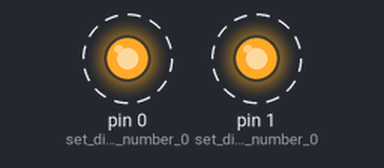
Simulated run of this sketch. Board: Arduino Uno, built with avr-gcc and run on an emulated ATmega328P. Shown: output pins drawn as LEDs (lit = HIGH). Dashed ring = blinking.

Above: at 0.02 s.
Timing chart, 0 to 3.0 s (numbered marks = the images above):
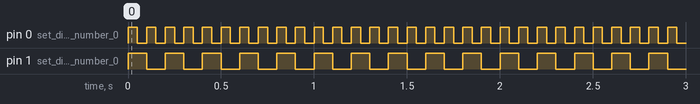

Measured:
- by itself, pin 0 (set_digital_pin_number_0): alternates HIGH for 0.05 s and LOW for 0.05 s
- by itself, pin 1 (set_digital_pin_number_0): alternates HIGH for 0.10 s and LOW for 0.10 s

The sketch:

Blinking_Different_Frequencies.ino
```cpp
//In this code the red LED(0) is blinking for a frequency of 10HZ
//and the green LED(1) is blinking for a frequency of 5HZ
void setup(){
pinMode(0,OUTPUT); //set digital pin number 0 on the Arduino board to output mode for the red LED
pinMode(1,OUTPUT); //set digital pin number 0 on the Arduino board to output mode for the green LED
}

void loop(){
digitalWrite(0,HIGH); //the red LED lights up for 50 milliseconds
digitalWrite(1,HIGH); //the green LED lights up for 50 milliseconds
delay(50);
digitalWrite(0,LOW);//the red LED goes out for 50 milliseconds
digitalWrite(1,HIGH);//the green LED lights up for 50 milliseconds
delay(50);
digitalWrite(0,HIGH);//the red LED lights up for 50 milliseconds
digitalWrite(1,LOW);//the green LED goes out for 50 milliseconds
delay(50);
digitalWrite(0,LOW);//the red LED goes out for 50 milliseconds
digitalWrite(1,LOW);//the green LED goes out for 50 milliseconds
delay(50);
}
```
